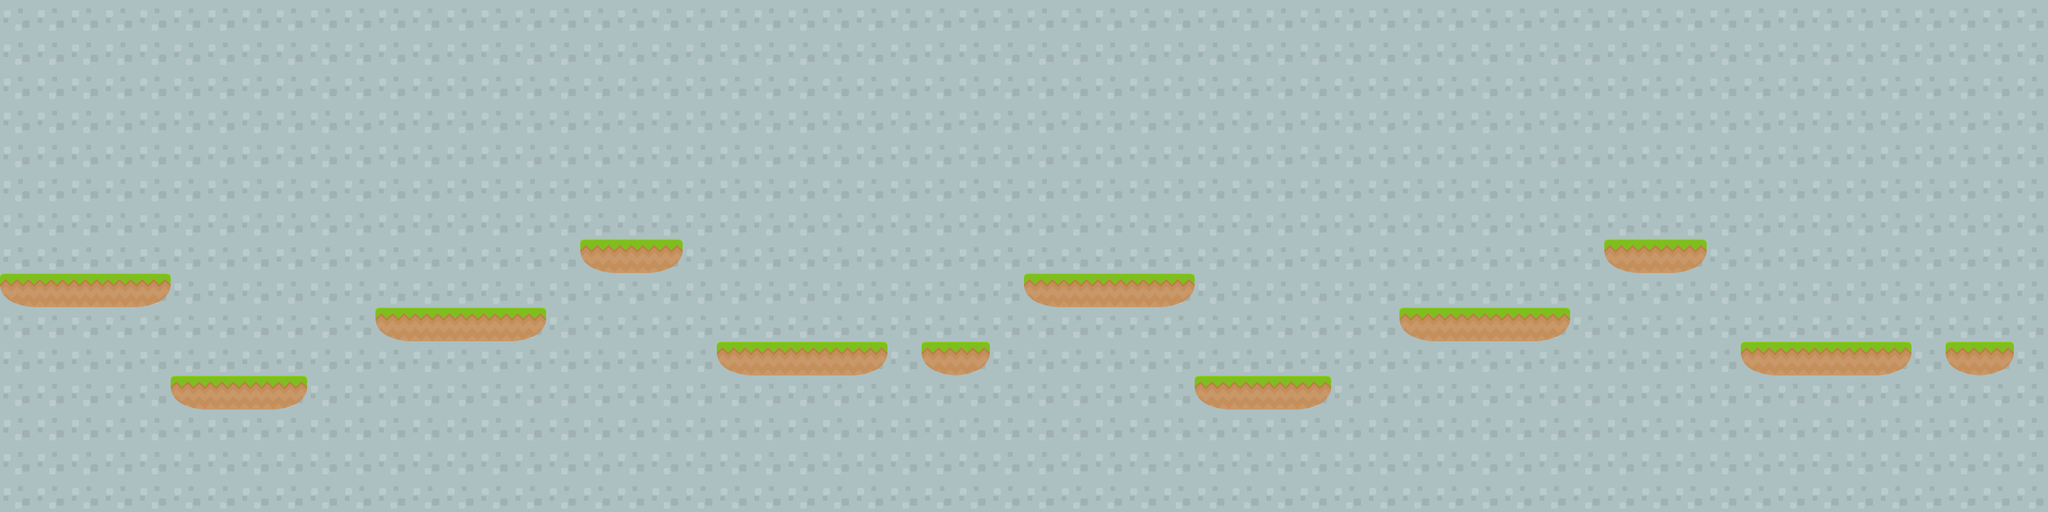

The image is a tile-based game level rendered from a .tmx file. Its description and source (layers, tilesets, objects; grid data summarised) follow:
An orthogonal 60x15 tile map with 70x70 px tiles, 2 tile layers (Background, Platforms), 2 tilesets and 23 objects.

<map version="1.0" tiledversion="1.0.2" orientation="orthogonal" renderorder="right-down" width="60" height="15" tilewidth="70" tileheight="70" nextobjectid="35">
 <tileset firstgid="1" source="Tiles.tsx" />
 <tileset firstgid="8" source="paltforms.tsx" />
 <layer name="Background" width="60" height="15">
  <data>[900 cells, 900 non-empty, 1 distinct tile ids]</data>
 </layer>
 <objectgroup name="Enemies">
  <object id="14" x="1264" y="348" width="132" height="138" />
  <object id="16" x="1754" y="630" width="62" height="66" />
  <object id="21" x="918" y="420" width="196" height="204" />
  <object id="22" x="1360" y="1310" width="2" />
  <object id="24" x="3021" y="422" width="196" height="204" />
  <object id="25" x="3857" y="632" width="62" height="66" />
  <object id="26" x="3367" y="350" width="132" height="138" />
 </objectgroup>
 <objectgroup name="Bonuses">
  <object id="27" x="278.788" y="281.818" width="63.6364" height="69.697" />
  <object id="29" x="2375.76" y="284.848" width="60.6061" height="63.6364" />
  <object id="30" x="1260.61" y="636.364" width="63.6364" height="57.5758" />
  <object id="31" x="3360.61" y="636.364" width="63.6364" height="60.6061" />
  <object id="32" x="2857.58" y="1748.48" />
  <object id="33" x="2130.3" y="1942.42" />
 </objectgroup>
 <objectgroup name="Objects_Platforms">
  <object id="1" x="4" y="561.333" width="346.667" height="69.3333" />
  <object id="2" x="353.333" y="770.667" width="273.333" height="72" />
  <object id="3" x="776" y="630.667" width="344" height="68" />
  <object id="4" x="1188" y="490.667" width="210.667" height="65.3333" />
  <object id="5" x="1472" y="698.667" width="352" height="69.3333" />
  <object id="6" x="1892" y="701.333" width="137.333" height="70.6667" />
  <object id="8" x="2452.67" y="776" width="273.333" height="72" />
  <object id="9" x="2875.33" y="636" width="344" height="68" />
  <object id="11" x="3287.33" y="496" width="210.667" height="65.3333" />
  <object id="13" x="2103.33" y="566.666" width="346.667" height="69.3333" />
 </objectgroup>
 <layer name="Platforms" width="60" height="15">
  <data>[900 cells, 48 non-empty, 3 distinct tile ids]</data>
 </layer>
</map>
